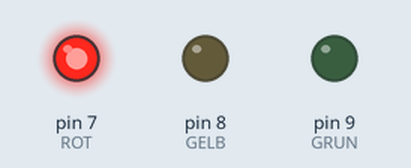
Simulated run of this sketch. Board: Arduino Uno, built with avr-gcc and run on an emulated ATmega328P. On the bench: output pins drawn as LEDs (lit = HIGH).

Above: at 1.0 s.
At 2.5 s:
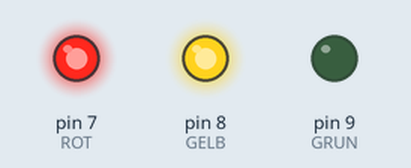
At 4.0 s:
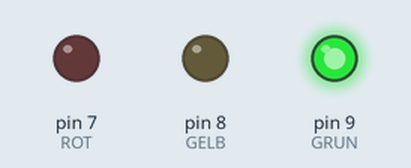
At 5.5 s:
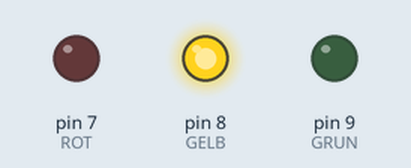
Timing chart, 0 to 7.8 s (numbered marks = the images above):
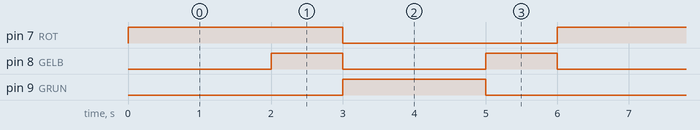

Measured:
- by itself, pin 7 (ROT): alternates HIGH for 3.0 s and LOW for 3.0 s
- by itself, pin 8 (GELB): alternates HIGH for 1.0 s and LOW for 2.0 s
- by itself, pin 9 (GRUN): alternates HIGH for 2.0 s and LOW for 4.0 s

The sketch:

AmpelSchaltung.ino
```cpp
/*
   Sketching mit Hardware
  DMP - Vertiefung Medieninformatik 2- WS2627 - Sketching mit Hardware
  - Ampel Schaltung -
  Marcos Martinez / Laura Bieker-Walz
*/
int ROT = 7; //Rote LED an Pin 5
int GELB = 8; //Gelbe LED an Pin 6
int GRUN = 9; //Grüne LED an Pin 7

void setup() //Wir starten mit dem Setup

{
  pinMode(ROT, OUTPUT); // Pin 5 ist ein Ausgang.
  pinMode(GELB, OUTPUT); // Pin 6 ist ein Ausgang.
  pinMode(GRUN, OUTPUT); // Pin 7 ist ein Ausgang.
}
void loop() // Das Hauptprogramm beginnt
{
  digitalWrite(ROT, HIGH); // Schalte die LED an Pin5 an.
  delay(2000); // Warte 1000 Millisekunden.
  digitalWrite(GELB, HIGH); // Schalte die LED an Pin6 an.
  delay(1000); // Warte 1000 Millisekunden.
  digitalWrite(ROT, LOW); // Schalte die LED an Pin5 aus.
  digitalWrite(GELB, LOW); // Schalte die LED an Pin6 aus.
  digitalWrite(GRUN, HIGH); // Schalte die LED an Pin7 an.
  delay(2000); // Warte 1000 Millisekunden.
  digitalWrite(GRUN, LOW); // Schalte die LED an Pin7 aus.
  digitalWrite(GELB, HIGH); // Schalte die LED an Pin6 an.
  delay(1000); // Warte 1000 Millisekunden.
  digitalWrite(GELB, LOW); // Schalte die LED an Pin6 aus.
}
// Hier am Ende springt das Programm an den Start des Loop-Teils.
```
